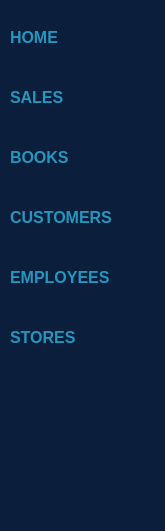
     <widget class="QFrame" name="frm_menu">
      <property name="geometry">
       <rect>
        <x>0</x>
        <y>58</y>
        <width>165</width>
        <height>531</height>
       </rect>
      </property>
      <property name="minimumSize">
       <size>
        <width>165</width>
        <height>0</height>
       </size>
      </property>
      <property name="maximumSize">
       <size>
        <width>165</width>
        <height>16777215</height>
       </size>
      </property>
      <property name="styleSheet">
       <string notr="true">/* FRAME STYLE */

QFrame{
	background-color:#0b1e3b;
	border-top-left-radius: 0px;
	border-top-right-radius: 0px;
	border-bottom-left-radius: 20px;
	border-bottom-right-radius: 0px;
}

/* BUTTON STYLE */
QPushButton{
	background-color: #0b1e3b;
	color: #2596be;
	border-radius: 5px;
	padding: 8px 10px; /* Adjust the padding for the pop-up effect */
	box-shadow: 2px 2px 5px rgba(0, 0, 0, 0.2); /* Add a box shadow for the pop-up effect */
    text-align: left;
}

QPushButton:hover{
	background-color: qlineargradient(spread:pad, x1:0, y1:0.505682, x2:1, y2:0.477, stop:0 rgba(37, 150, 190, 200), stop:1 rgba(85, 98, 112, 226));
}

QPushButton:pressed{
	padding-left: 8px;
	padding-top: 10px;
	background-color: rgba(105, 118, 132, 200);
	box-shadow: none; /* Remove the box shadow when pressed */
}
</string>
      </property>
      <property name="frameShape">
       <enum>QFrame::StyledPanel</enum>
      </property>
      <property name="frameShadow">
       <enum>QFrame::Raised</enum>
      </property>
      <widget class="QPushButton" name="btn_menu_home">
       <property name="geometry">
        <rect>
         <x>0</x>
         <y>10</y>
         <width>165</width>
         <height>55</height>
        </rect>
       </property>
       <property name="minimumSize">
        <size>
         <width>165</width>
         <height>55</height>
        </size>
       </property>
       <property name="maximumSize">
        <size>
         <width>165</width>
         <height>55</height>
        </size>
       </property>
       <property name="font">
        <font>
         <pointsize>12</pointsize>
         <weight>75</weight>
         <bold>true</bold>
        </font>
       </property>
       <property name="cursor">
        <cursorShape>PointingHandCursor</cursorShape>
       </property>
       <property name="contextMenuPolicy">
        <enum>Qt::NoContextMenu</enum>
       </property>
       <property name="text">
        <string>HOME</string>
       </property>
       <property name="icon">
        <iconset resource="Icons/bookstore.qrc">
         <normaloff>:/Icons/home.svg</normaloff>:/Icons/home.svg</iconset>
       </property>
       <property name="iconSize">
        <size>
         <width>40</width>
         <height>40</height>
        </size>
       </property>
      </widget>
      <widget class="QPushButton" name="btn_menu_sales">
       <property name="geometry">
        <rect>
         <x>0</x>
         <y>70</y>
         <width>165</width>
         <height>55</height>
        </rect>
       </property>
       <property name="minimumSize">
        <size>
         <width>165</width>
         <height>55</height>
        </size>
       </property>
       <property name="maximumSize">
        <size>
         <width>165</width>
         <height>55</height>
        </size>
       </property>
       <property name="font">
        <font>
         <pointsize>12</pointsize>
         <weight>75</weight>
         <bold>true</bold>
        </font>
       </property>
       <property name="cursor">
        <cursorShape>PointingHandCursor</cursorShape>
       </property>
       <property name="text">
        <string>SALES</string>
       </property>
       <property name="icon">
        <iconset resource="Icons/bookstore.qrc">
         <normaloff>:/Icons/activity.svg</normaloff>:/Icons/activity.svg</iconset>
       </property>
       <property name="iconSize">
        <size>
         <width>40</width>
         <height>40</height>
        </size>
       </property>
      </widget>
      <widget class="QPushButton" name="btn_menu_books">
       <property name="geometry">
        <rect>
         <x>0</x>
         <y>130</y>
         <width>165</width>
         <height>55</height>
        </rect>
       </property>
       <property name="minimumSize">
        <size>
         <width>165</width>
         <height>55</height>
        </size>
       </property>
       <property name="maximumSize">
        <size>
         <width>165</width>
         <height>55</height>
        </size>
       </property>
       <property name="font">
        <font>
         <pointsize>12</pointsize>
         <weight>75</weight>
         <bold>true</bold>
        </font>
       </property>
       <property name="cursor">
        <cursorShape>PointingHandCursor</cursorShape>
       </property>
       <property name="text">
        <string>BOOKS</string>
       </property>
       <property name="icon">
        <iconset resource="Icons/bookstore.qrc">
         <normaloff>:/Icons/book.svg</normaloff>:/Icons/book.svg</iconset>
       </property>
       <property name="iconSize">
        <size>
         <width>40</width>
         <height>40</height>
        </size>
       </property>
      </widget>
      <widget class="QPushButton" name="btn_menu_customers">
       <property name="geometry">
        <rect>
         <x>0</x>
         <y>190</y>
         <width>165</width>
         <height>55</height>
        </rect>
       </property>
       <property name="minimumSize">
        <size>
         <width>165</width>
         <height>55</height>
        </size>
       </property>
       <property name="maximumSize">
        <size>
         <width>165</width>
         <height>55</height>
        </size>
       </property>
       <property name="font">
        <font>
         <pointsize>12</pointsize>
         <weight>75</weight>
         <bold>true</bold>
        </font>
       </property>
       <property name="cursor">
        <cursorShape>PointingHandCursor</cursorShape>
       </property>
       <property name="text">
        <string>CUSTOMERS</string>
       </property>
       <property name="icon">
        <iconset resource="Icons/bookstore.qrc">
         <normaloff>:/Icons/shopping-bag.svg</normaloff>:/Icons/shopping-bag.svg</iconset>
       </property>
       <property name="iconSize">
        <size>
         <width>40</width>
         <height>40</height>
        </size>
       </property>
      </widget>
      <widget class="QPushButton" name="btn_menu_employees">
       <property name="geometry">
        <rect>
         <x>0</x>
         <y>250</y>
         <width>165</width>
         <height>55</height>
        </rect>
       </property>
       <property name="minimumSize">
        <size>
         <width>165</width>
         <height>55</height>
        </size>
       </property>
       <property name="maximumSize">
        <size>
         <width>165</width>
         <height>55</height>
        </size>
       </property>
       <property name="font">
        <font>
         <pointsize>12</pointsize>
         <weight>75</weight>
         <bold>true</bold>
        </font>
       </property>
       <property name="cursor">
        <cursorShape>PointingHandCursor</cursorShape>
       </property>
       <property name="text">
        <string>EMPLOYEES</string>
       </property>
       <property name="icon">
        <iconset resource="Icons/bookstore.qrc">
         <normaloff>:/Icons/users.svg</normaloff>:/Icons/users.svg</iconset>
       </property>
       <property name="iconSize">
        <size>
         <width>40</width>
         <height>40</height>
        </size>
       </property>
      </widget>
      <widget class="QPushButton" name="btn_menu_stores">
       <property name="geometry">
        <rect>
         <x>0</x>
         <y>310</y>
         <width>165</width>
         <height>55</height>
        </rect>
       </property>
       <property name="minimumSize">
        <size>
         <width>165</width>
         <height>55</height>
        </size>
       </property>
       <property name="maximumSize">
        <size>
         <width>165</width>
         <height>55</height>
        </size>
       </property>
       <property name="font">
        <font>
         <pointsize>12</pointsize>
         <weight>75</weight>
         <bold>true</bold>
        </font>
       </property>
       <property name="cursor">
        <cursorShape>PointingHandCursor</cursorShape>
       </property>
       <property name="text">
        <string>STORES</string>
       </property>
       <property name="icon">
        <iconset resource="Icons/bookstore.qrc">
         <normaloff>:/Icons/map-pin.svg</normaloff>:/Icons/map-pin.svg</iconset>
       </property>
       <property name="iconSize">
        <size>
         <width>40</width>
         <height>40</height>
        </size>
       </property>
      </widget>
     </widget>
